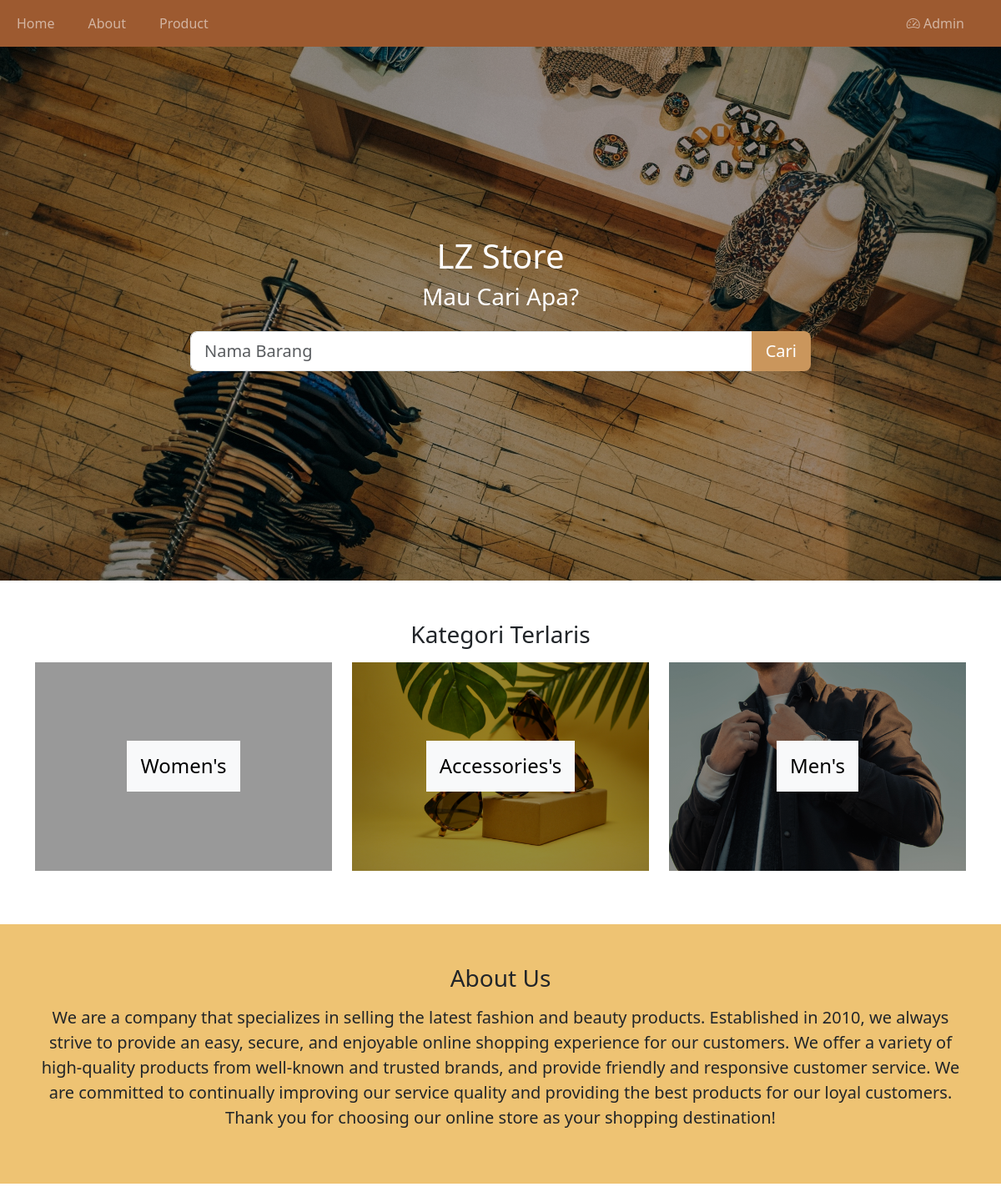
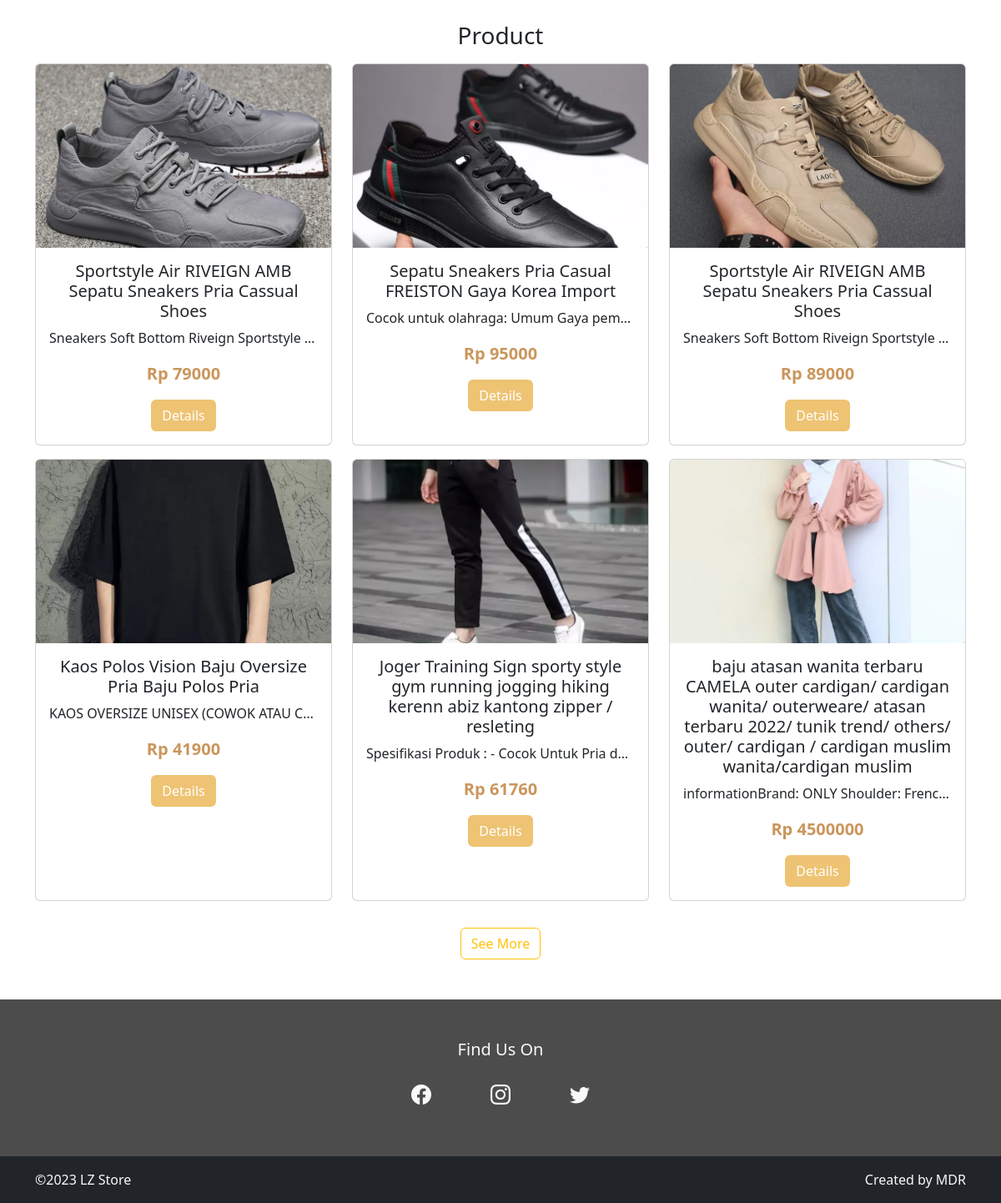
The page / on the database its author committed (2 pictures, top to bottom).
### tables this page shows
CREATE TABLE `produk` (
  `id` int(11) NOT NULL,
  `kategori_produk_id` int(11) NOT NULL,
  `nama` varchar(255) NOT NULL,
  `harga` double NOT NULL,
  `foto` varchar(255) DEFAULT NULL,
  `detail` text DEFAULT NULL,
  `ketersediaan_stok` enum('habis','tersedia') DEFAULT 'tersedia',
  `harga_jual` double DEFAULT NULL,
  `harga_beli` double DEFAULT NULL,
  `stok` int(11) DEFAULT NULL,
  `min_stok` int(11) DEFAULT NULL,
  `deskripsi` text DEFAULT NULL
);

### index.php (the view, shortened to what this page needs)
<?php
  require "koneksi.php";
  $queryProduk = mysqli_query($con, "SELECT id, nama, harga, foto, detail FROM produk LIMIT 6");
?>
<head>
</head>
<body>
  <?php require 'navbar.php'; ?>
  <div class="container-fluid header d-flex align-items-center">
    <div class="container text-center text-white">
      <h1>LZ Store</h1>
      <h3>Mau Cari Apa?</h3>
      <div class="col-md-8 offset-md-2">
        <form action="produk.php" method="get">
          <div class="input-group input-group-lg my-4">
            <input type="text" class="form-control" placeholder="Nama Barang" aria-label="Recipient's username" aria-describedby="basic-addon2" name="keyword">
            <button type="submit" class="btn secondary text-white">Cari</button>
          </div>
        </form>
      </div>
    </div>
  </div>
  <section id="highlight-kategori">
    <div class="container-fluid py-5">
      <div class="container">
        <h3 class="text-center">Kategori Terlaris</h3>
        <div class="row mt-3">
          <div class="col-md-4 mb-3">
            <a href="produk.php?kategori=Women">
              <div class="highlight-kategori kategori-women d-flex justify-content-center align-items-center">
                <h4 class="text-bg-light p-3 m-0">Women's</h4>
              </div>
            </a>
          </div>
          <div class="col-md-4 mb-3">
            <a href="produk.php?kategori=Accessories">
              <div class="highlight-kategori kategori-accessories d-flex justify-content-center align-items-center">
                <h4 class="text-bg-light p-3 m-0">Accessories's</h4>
              </div>
            </a>
          </div>
          <div class="col-md-4 mb-3">
            <a href="produk.php?kategori=Men">
              <div class="highlight-kategori kategori-men d-flex justify-content-center align-items-center">
                <h4 class="text-bg-light p-3 m-0">Men's</h4>
              </div>
            </a>
          </div>
        </div>
      </div>
    </div>
  </section>
  <section id="about">
    <div class="container-fluid tertiary py-5">
      <div class="container text-center">
        <h3>About Us</h3>
        <p class="fs-5 mt-3">
          We are a company that specializes in selling the latest fashion and beauty products. Established in 2010, we always strive to provide an easy, secure, and enjoyable online shopping experience for our customers. We offer a variety of high-quality products from well-known and trusted brands, and provide friendly and responsive customer service. We are committed to continually improving our service quality and providing the best products for our loyal customers. Thank you for choosing our online store as your shopping destination!
        </p>
      </div>
    </div>
  </section>
  <section id="produk">
    <div class="container-fluid py-5">
      <div class="container text-center">
        <h3>Product</h3>
        <div class="row mt-3">
          <?php
            while($data = mysqli_fetch_array($queryProduk)) {
          ?>
          <div class="col-sm-6 col-md-4 mb-3">
            <div class="card h-100">
              <div class="image-box">
                <img src="image/<?= $data['foto'] ?>" class="card-img-top" alt="...">
              </div>
              <div class="card-body">
                <h5 class="card-title"><?= $data['nama'] ?></h5>
                <p class="card-text text-truncate"><?= $data['detail'] ?></p>
                <p class="card-text text-harga">Rp <?= $data['harga'] ?></p>
                <a href="produk-detail.php?nama=<?= $data['nama'] ?>" class="btn tertiary text-white">Details</a>
              </div>
            </div>
          </div>
          <?php
            }
          ?>
        </div>
        <a class="btn btn-outline-warning mt-3" href="produk.php">See More</a>
      </div>
    </div>
  </section>
  <section id="footer">
    <?php
    require 'footer.php';
    ?>
  </section>
</body>

### koneksi.php (shortened to what this page needs)
<!DOCTYPE html>
<html lang="en">
<head>
  <link href="https://cdn.jsdelivr.net/npm/bootstrap@5.3.0-alpha3/dist/css/bootstrap.min.css" rel="stylesheet">
  <link rel="stylesheet" href="https://cdn.jsdelivr.net/npm/bootstrap-icons@1.10.4/font/bootstrap-icons.css">
  <link rel="stylesheet" href="css/style.css">
</head>
<body>
</body>
</html>

### navbar.php
<nav class="navbar navbar-expand-lg navbar-dark primary">
  <div class="container-fluid">
    <div class="collapse navbar-collapse" id="navbarTogglerDemo02">
      <ul class="navbar-nav me-auto mb-2 mb-lg-0">
        <li class="nav-item">
          <a class="nav-link me-4" href="index.php">Home</a>
        </li>
        <li class="nav-item">
          <a class="nav-link me-4" href="about.php">About</a>
        </li>
        <li class="nav-item">
          <a class="nav-link me-4" href="produk.php">Product</a>
        </li>
      </ul>
      <ul class="navbar-nav mb-2 mb-lg-0">
        <li class="nav-item">
          <a class="nav-link me-4" href="adminpanel/index.php"><i class="bi bi-speedometer2"></i> Admin</a>
        </li>
      </ul>
    </div>
  </div>
</nav>

### footer.php
<div class="container-fluid py-5 content-subscribe text-light">
  <div class="container">
    <h5 class="text-center mb-4">Find Us On</h5>
    <div class="row justify-content-center">
      <div class="col-sm-1 d-flex justify-content-center mb-2">
        <a href="https://facebook.com/" target="_blank" class="text-light">
          <i class="bi bi-facebook fs-4"></i>
        </a>
      </div>
      <div class="col-sm-1 d-flex justify-content-center mb-2">
        <a href="https://instagram.com/" target="_blank" class="text-light">
          <i class="bi bi-instagram fs-4"></i>
        </a>
      </div>
      <div class="col-sm-1 d-flex justify-content-center mb-2">
        <a href="https://twitter.com/" target="_blank" class="text-light">
          <i class="bi bi-twitter fs-4"></i>
        </a>
      </div>
    </div>
  </div>
</div>
<div class="container-fluid py-3 bg-dark text-light">
  <div class="container d-flex justify-content-between">
    <label>&copy;2023 LZ Store</label>
    <label>Created by MDR</label>
  </div>
</div>

### css/style.css (style rules this page uses)
.primary { background-color: #9D5A30; }
.secondary { background-color: #CA965C; }
.tertiary { background-color: #EEC373; }
.header { height: 80vh; background: linear-gradient(rgba(0,0,0,0.4), rgba(0,0,0,0.4)), url('../image/header.jpg') center no-repeat; background-size: cover; }
#highlight-kategori a { text-decoration: none !important; }
.highlight-kategori { height: 250px; }
.kategori-men { background: linear-gradient(rgba(0,0,0,0.4), rgba(0,0,0,0.4)), url('../image/men.jpg') center no-repeat; background-size: cover; }
.kategori-women { background: linear-gradient(rgba(0,0,0,0.4), rgba(0,0,0,0.4)), url('../image/women.jpg') center no-repeat; background-size: cover; }
.kategori-accessories { background: linear-gradient(rgba(0,0,0,0.4), rgba(0,0,0,0.4)), url('../image/accessories.jpg') center no-repeat; background-size: cover; }
.text-harga { font-size: 20px; font-weight: bold; color: #CA965C; }
.image-box { height: 220px; }
.image-box img { height: 100%; width: 100%; object-fit: cover; object-position: center; }
.content-subscribe { background-color: rgba(0, 0, 0, 0.7); }

### rows shown on the page
produk: foto (picture), nama "Sportstyle Air RIVEIGN AMB Sepatu Sneakers Pria Cassual Shoes", detail "Sneakers Soft Bottom Riveign Sportstyle…", harga "79000"
produk: foto (picture), nama "Sepatu Sneakers Pria Casual FREISTON Gaya Korea Import", detail "Cocok untuk olahraga: Umum Gaya pem…", harga "95000"
produk: foto (picture), nama "Sportstyle Air RIVEIGN AMB Sepatu Sneakers Pria Cassual Shoes", detail "Sneakers Soft Bottom Riveign Sportstyle…", harga "89000"
produk: foto (picture), nama "Kaos Polos Vision Baju Oversize Pria Baju Polos Pria", detail "KAOS OVERSIZE UNISEX (COWOK ATAU C…", harga "41900"
produk: foto (picture), nama "Joger Training Sign sporty style gym running jogging hiking kerenn abiz kantong zipper / resleting", detail "Spesifikasi Produk : - Cocok Untuk Pria d…", harga "61760"
produk: foto (picture), nama "baju atasan wanita terbaru CAMELA outer cardigan/ cardigan wanita/ outerweare/ atasan terbaru 2022/ tunik trend/ others/ outer/ cardigan / cardigan muslim wanita/cardigan muslim", detail "informationBrand: ONLY Shoulder: Frenc…", harga "4500000"
